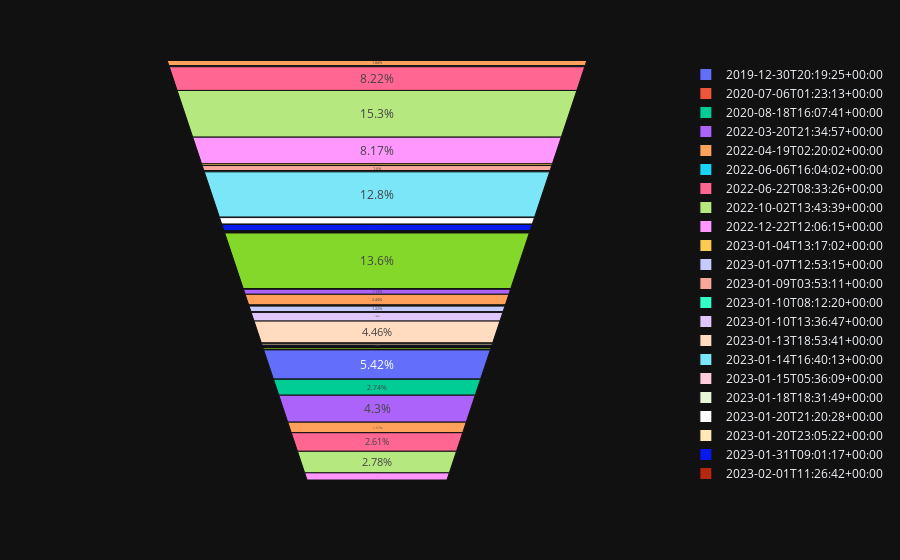

The notebook cell saved with this chart:
### Code cell
px.funnel_area(date_df, date_df.index, 'posts')
